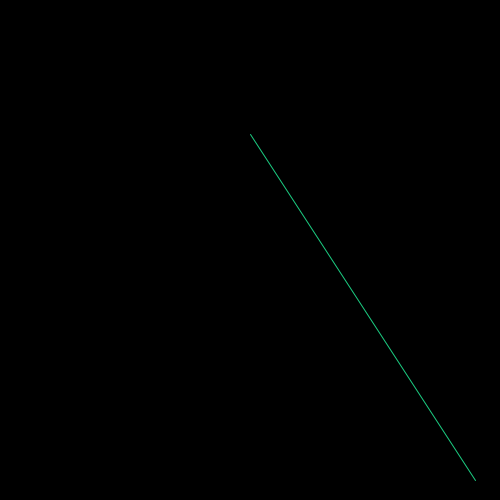
Frame 1 (no input)
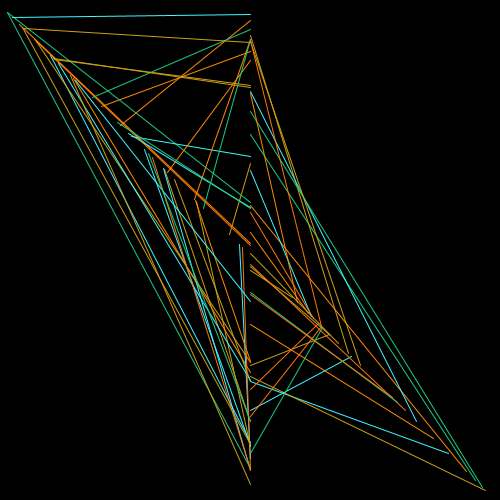
Frame 60 (the mouse pressed at the canvas centre just before this capture)
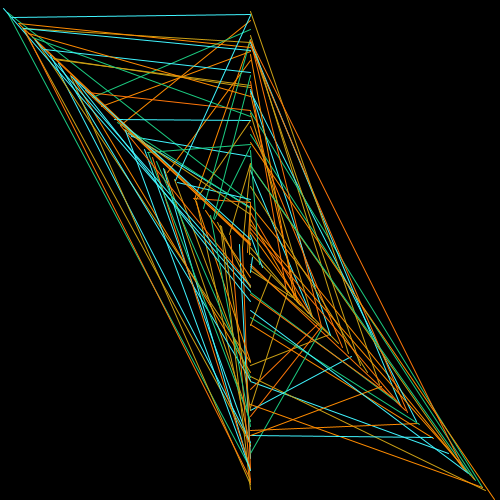
Frame 120 (the mouse held since frame 60 and released just before this capture)

The Processing sketch that drew these frames (run headless with seeded random() and noise(); from frame 60 on, the mouse is pressed at the canvas centre):

// Processing sketch: processing_159256
// ── processing_159256.pde

//import processing.pdf.*;

color[]beach={#ff8b00,#1bcc81,#cca014,#40f5ff,#ff7608,#1bcc81};
color[]palette=beach;

float s;
float x;
float y;

void setup(){
  size(500,500);
  background(0);
  smooth();
  //beginRecord(PDF,"arc.pdf");
}

void draw(){
  
  s = random(255);
  x = random(width);
  y = random(height);
frameRate(s);
stroke(palette[int(random(0,5))]);
line(250,x+5,y,y+5);

}

//void mouseClicked(){
  //endRecord();
  //noLoop();
 // }
